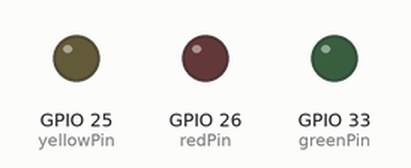
This sketch was run on a simulated ESP32. Shown: output pins drawn as LEDs (lit = HIGH). WiFi joins after 1.5 s; servers stay silent unless stated; no MQTT or app messages arrive unless stated; what the sketch prints to the serial monitor is not drawn.

Above: at 1.53 s.
At 16.5 s:
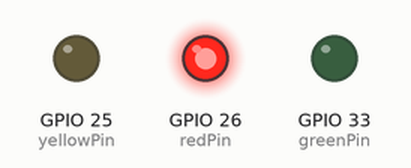
At 46.5 s:
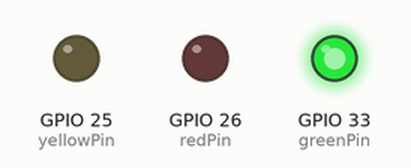
At 63.0 s:
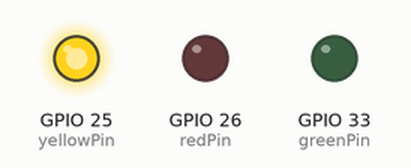
Timing chart, 0 to 83.4 s (numbered marks = the images above):
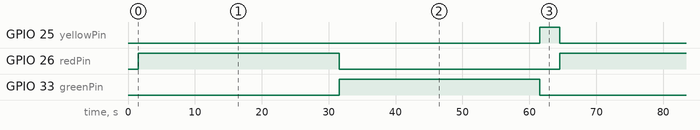

Measured:
- by itself, GPIO 25 (yellowPin): alternates HIGH for 3.0 s and LOW for 60.0 s
- by itself, GPIO 26 (redPin), GPIO 33 (greenPin): alternates HIGH for 30.0 s and LOW for 33.0 s

The sketch:

espdieukhienden_copy_20250916143337.ino
```cpp
#include <WiFi.h>
#include <PubSubClient.h>

//const char* ssid     = "155-157-DHT";
//const char* password = "0935138831";
const char* ssid     = "LCH";
const char* password = "11223344";
const char* mqtt_server = "demo.thingsboard.io";  // Thay bằng IP nếu bạn chạy server local
const int mqtt_port = 1883;
const char* accessToken = "VbAuoKsMiCdK2aDU6GD4"; // Device Token trên ThingsBoard

WiFiClient espClient;
PubSubClient client(espClient);

// Chân LED đèn giao thông (Red, Yellow, Green)
const int redPin = 26;
const int yellowPin = 25;
const int greenPin = 33;

// Thời gian delay (ms)
int redDelay = 30000;
int greenDelay = 30000;
int yellowDelay = 3000;
bool autoMode = true;  // true = Auto, false = Manual
void setup_wifi() {
  delay(10);
  Serial.println();
  Serial.print("Connecting to ");
  Serial.println(ssid);

  WiFi.begin(ssid, password);

  while (WiFi.status() != WL_CONNECTED) {
    delay(500);
    Serial.print(".");
  }

  Serial.println("");
  Serial.println("WiFi connected");
}

void reconnect() {
  while (!client.connected()) {
    Serial.print("Connecting to ThingsBoard...");
    if (client.connect("ESP32TrafficLight", accessToken, NULL)) {
      Serial.println("connected");
    } else {
      Serial.print("failed, rc=");
      Serial.print(client.state());
      Serial.println(" try again in 5s");
      delay(5000);
    }
  }
}
void callback(char* topic, byte* payload, unsigned int length) {
  String msg;
  for (unsigned int i = 0; i < length; i++) {
    msg += (char)payload[i];
  }
  Serial.print("Received RPC: ");
  Serial.println(msg);

  // Nếu nhấn Resume Auto → quay lại Auto mode
  if (msg.indexOf("Resume Auto") != -1) {
    autoMode = true;
    Serial.println("Switched to AUTO mode");
    return;
  }

  // Nếu Manual → bật đèn theo lệnh
  autoMode = false;
  if (msg.indexOf("RED") != -1) {
    setLight("RED");
  } else if (msg.indexOf("GREEN") != -1) {
    setLight("GREEN");
  } else if (msg.indexOf("YELLOW") != -1) {
    setLight("YELLOW");
  }
}
void setup() {
  Serial.begin(115200);
  pinMode(redPin, OUTPUT);
  pinMode(yellowPin, OUTPUT);
  pinMode(greenPin, OUTPUT);

  setup_wifi();
  client.setServer(mqtt_server, mqtt_port);
  client.setCallback(callback);
}

void loop() {
  if (!client.connected()) {
    reconnect();
  }
  client.loop();
  if (autoMode) {
    // RED
    setLight("RED");
    delay(redDelay);

    // GREEN
    setLight("GREEN");
    delay(greenDelay);

    // YELLOW
    setLight("YELLOW");
    delay(yellowDelay);
  }
}
  void setLight(String color) {
  if (color == "RED") {
    digitalWrite(redPin, HIGH);
    digitalWrite(yellowPin, LOW);
    digitalWrite(greenPin, LOW);}
    else if (color == "GREEN") {
    digitalWrite(redPin, LOW);
    digitalWrite(yellowPin, LOW);
    digitalWrite(greenPin, HIGH);}
    else if (color == "YELLOW") {
    digitalWrite(redPin, LOW);
    digitalWrite(yellowPin, HIGH);
    digitalWrite(greenPin, LOW);
  }

  sendStatus(color);
}

void sendStatus(String color) {
  String payload = "{";
  if (color == "RED") payload += "\"traffic_light\":\"RED\"";
  else if (color == "GREEN") payload += "\"traffic_light\":\"GREEN\"";
  else if (color == "YELLOW") payload += "\"traffic_light\":\"YELLOW\"";

  payload += "}";

  Serial.print("Sending payload: ");
  Serial.println(payload);

  if (client.publish("v1/devices/me/telemetry", (char*) payload.c_str())) {
    Serial.println("Sent OK");
  } else {
    Serial.println("Send FAILED");
  }
}
```
